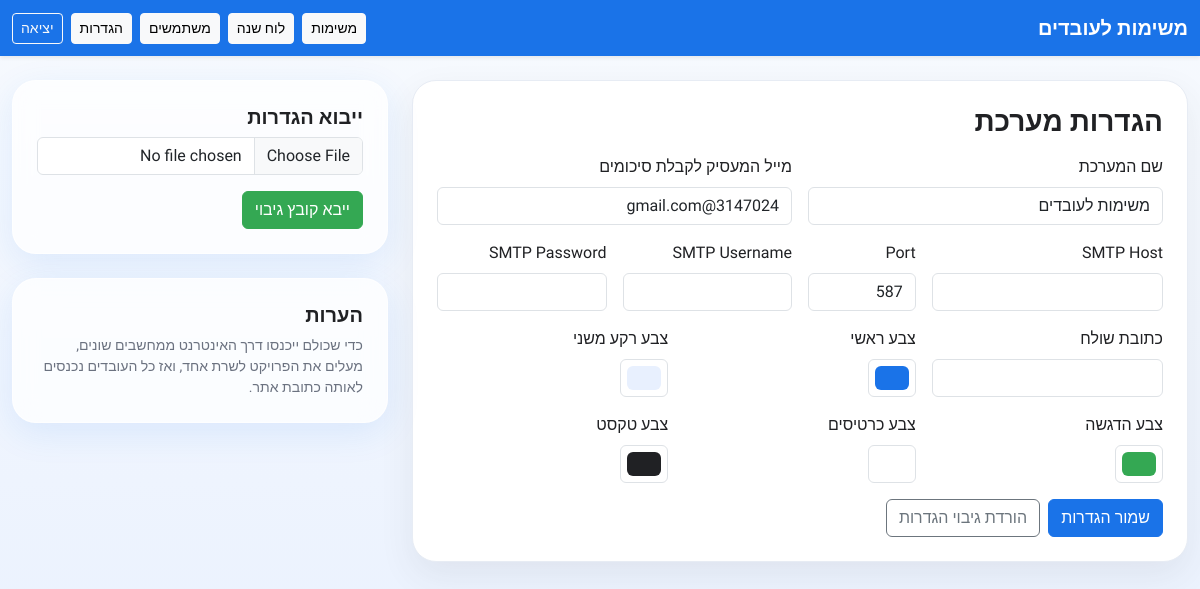
/settings (signed in), run on the app's committed database.
### app/models.py (models this page shows, shortened)
class AppSetting(db.Model):
    id = db.Column(db.Integer, primary_key=True)
    company_name = db.Column(db.String(255), default='TaskHub')
    employer_email = db.Column(db.String(255), default='')
    smtp_host = db.Column(db.String(255), default='')
    smtp_port = db.Column(db.Integer, default=587)
    smtp_username = db.Column(db.String(255), default='')
    smtp_password = db.Column(db.String(255), default='')
    smtp_sender = db.Column(db.String(255), default='')
    primary_color = db.Column(db.String(20), default='#1a73e8')
    secondary_color = db.Column(db.String(20), default='#e8f0fe')
    accent_color = db.Column(db.String(20), default='#34a853')
    card_color = db.Column(db.String(20), default='#ffffff')
    text_color = db.Column(db.String(20), default='#202124')
    updated_at = db.Column(db.DateTime, default=datetime.utcnow, onupdate=datetime.utcnow)

### app/routes.py (the view, shortened to what this page needs)
    @app.route('/settings', methods=['GET', 'POST'])
    @login_required
    @admin_required
    def settings_page():
        settings = get_settings()
        return render_template('settings.html', settings=settings)

### app/__init__.py (called while the page is built)
@login_manager.user_loader
def load_user(user_id):
    return User.query.get(int(user_id))

### app/models.py (called while the page is built)
def get_settings():
    settings = AppSetting.query.first()
    if not settings:
        settings = AppSetting()
        db.session.add(settings)
        db.session.commit()
    return settings

### app/routes.py (called while the page is built)
def admin_required(func):
    @wraps(func)
    def wrapper(*args, **kwargs):
        if not current_user.is_authenticated or current_user.role != 'admin':
            flash('אין הרשאה לעמוד זה.', 'danger')
            return redirect(url_for('dashboard'))
        return func(*args, **kwargs)
    return wrapper

### app/templates/settings.html
{% extends 'base.html' %}
{% block content %}
<div class="row g-4">
  <div class="col-lg-8">
    <div class="task-card p-4">
      <h3 class="fw-bold mb-3">הגדרות מערכת</h3>
      <form method="post" class="row g-3">
        <div class="col-md-6"><label class="form-label">שם המערכת</label><input class="form-control" name="company_name" value="{{ settings.company_name }}"></div>
        <div class="col-md-6"><label class="form-label">מייל המעסיק לקבלת סיכומים</label><input class="form-control" name="employer_email" value="{{ settings.employer_email }}"></div>
        <div class="col-md-4"><label class="form-label">SMTP Host</label><input class="form-control" name="smtp_host" value="{{ settings.smtp_host }}"></div>
        <div class="col-md-2"><label class="form-label">Port</label><input class="form-control" name="smtp_port" value="{{ settings.smtp_port }}"></div>
        <div class="col-md-3"><label class="form-label">SMTP Username</label><input class="form-control" name="smtp_username" value="{{ settings.smtp_username }}"></div>
        <div class="col-md-3"><label class="form-label">SMTP Password</label><input type="password" class="form-control" name="smtp_password" value="{{ settings.smtp_password }}"></div>
        <div class="col-md-4"><label class="form-label">כתובת שולח</label><input class="form-control" name="smtp_sender" value="{{ settings.smtp_sender }}"></div>
        <div class="col-md-4"><label class="form-label">צבע ראשי</label><input type="color" class="form-control form-control-color" name="primary_color" value="{{ settings.primary_color }}"></div>
        <div class="col-md-4"><label class="form-label">צבע רקע משני</label><input type="color" class="form-control form-control-color" name="secondary_color" value="{{ settings.secondary_color }}"></div>
        <div class="col-md-4"><label class="form-label">צבע הדגשה</label><input type="color" class="form-control form-control-color" name="accent_color" value="{{ settings.accent_color }}"></div>
        <div class="col-md-4"><label class="form-label">צבע כרטיסים</label><input type="color" class="form-control form-control-color" name="card_color" value="{{ settings.card_color }}"></div>
        <div class="col-md-4"><label class="form-label">צבע טקסט</label><input type="color" class="form-control form-control-color" name="text_color" value="{{ settings.text_color }}"></div>
        <div class="col-12 d-flex gap-2">
          <button class="btn btn-primary">שמור הגדרות</button>
          <a class="btn btn-outline-secondary" href="{{ url_for('export_settings') }}">הורדת גיבוי הגדרות</a>
        </div>
      </form>
    </div>
  </div>
  <div class="col-lg-4">
    <div class="glass p-4 mb-4">
      <h5 class="fw-bold">ייבוא הגדרות</h5>
      <form method="post" action="{{ url_for('import_settings') }}" enctype="multipart/form-data">
        <input class="form-control mb-3" type="file" name="settings_file" accept="application/json" required>
        <button class="btn btn-success">ייבא קובץ גיבוי</button>
      </form>
    </div>
    <div class="glass p-4">
      <h5 class="fw-bold">הערות</h5>
      <div class="tiny">
        כדי שכולם ייכנסו דרך האינטרנט ממחשבים שונים, מעלים את הפרויקט לשרת אחד, ואז כל העובדים נכנסים לאותה כתובת אתר.
      </div>
    </div>
  </div>
</div>
{% endblock %}

### app/templates/base.html (shortened to what this page needs)
<!doctype html>
<html lang="he" dir="rtl">
<head>
  <link href="https://cdn.jsdelivr.net/npm/bootstrap@5.3.3/dist/css/bootstrap.rtl.min.css" rel="stylesheet">
</head>
<body>
  {% if current_user.is_authenticated %}
  <nav class="navbar navbar-expand-lg navbar-dark mb-4 shadow-sm">
    <div class="container app-shell">
      <a class="navbar-brand fw-bold" href="{{ url_for('dashboard') }}">{{ app_settings.company_name }}</a>
      <div class="d-flex gap-2 flex-wrap">
        <a class="btn btn-sm btn-light" href="{{ url_for('dashboard') }}">משימות</a>
        <a class="btn btn-sm btn-light" href="{{ url_for('calendar_view') }}">לוח שנה</a>
        {% if current_user.role == 'admin' %}
          <a class="btn btn-sm btn-light" href="{{ url_for('users_page') }}">משתמשים</a>
          <a class="btn btn-sm btn-light" href="{{ url_for('settings_page') }}">הגדרות</a>
        {% endif %}
        <a class="btn btn-sm btn-outline-light" href="{{ url_for('logout') }}">יציאה</a>
      </div>
    </div>
  </nav>
  {% endif %}
  <main class="container app-shell pb-5">
    {% block content %}{% endblock %}
  </main>
</body>
</html>

### data on the page
AppSetting: company_name "משימות לעובדים", employer_email "3147024@gmail.com", smtp_port "587", primary_color "#1a73e8", secondary_color "#e8f0fe", accent_color "#34a853", card_color "#ffffff", text_color "#202124"
